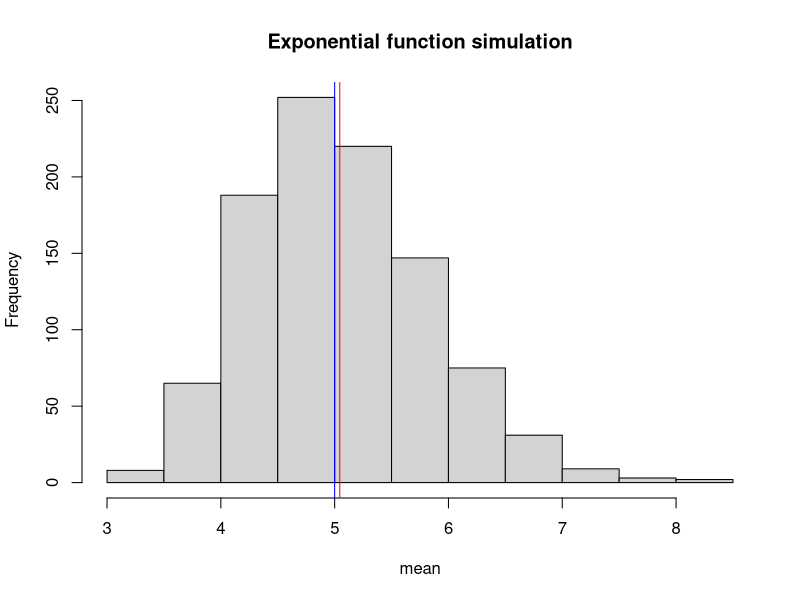
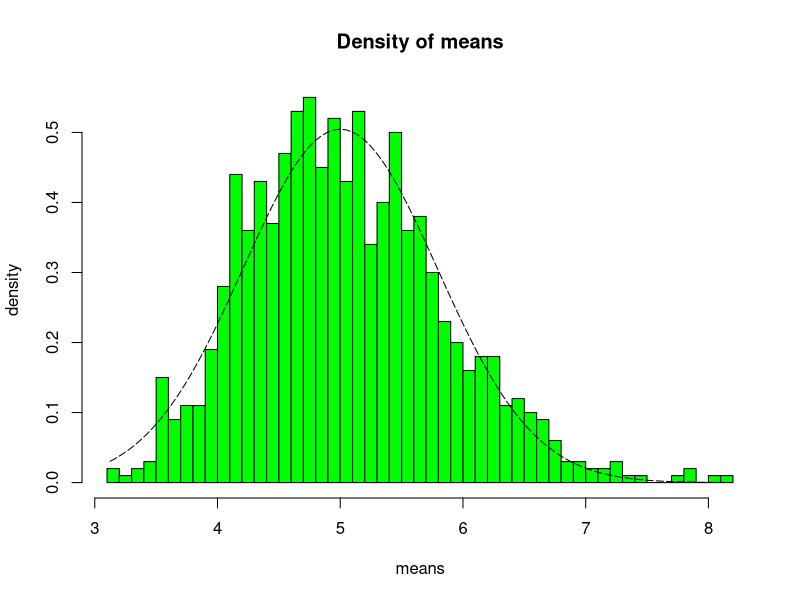

Generate these figures, in order, with R:
## ---- chunk 1
#set seed for reproducibility
set.seed(10)

#set lambda with given value
lambda <- 0.2

#set n with given value
n=40

#simulations set to 1000
simulations <-1000

#simulate
sim_exponentials <- replicate(simulations, rexp(n,lambda))

#calculate mean of this
mean_exponentials <- apply(sim_exponentials, 2, mean)
## ---- chunk 2
#distribution mean
samplemean <- mean(mean_exponentials)
samplemean
## ---- chunk 3
#theoretical mean
theoreticalmean <- 1/lambda
theoreticalmean
## ---- chunk 4
#visual representation
hist(mean_exponentials, xlab="mean", main="Exponential function simulation")
abline(v=samplemean, col="red")
abline(v=theoreticalmean, col="blue")
## ---- chunk 5
#standard deviation of the distribution
samplesd <- sd(mean_exponentials)
samplevariance <- samplesd^2
samplevariance
## ---- chunk 6
#theoretical standard deviation
theoreticalsd <- (1/lambda)/sqrt(n)
theoreticalvariance <- theoreticalsd^2
theoreticalvariance
## ---- chunk 7
xfit <- seq(min(mean_exponentials), max(mean_exponentials), length=100)
yfit <- dnorm(xfit, mean=1/lambda, sd=(1/lambda/sqrt(n)))
hist(mean_exponentials,breaks=n,prob=T,col="green",xlab = "means",main="Density of means",ylab="density")
lines(xfit, yfit, pch=22, col="black", lty=5)


